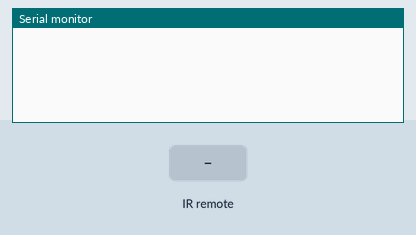
Recording of a sketch running on a simulated Arduino Uno, built with avr-gcc and run on an emulated ATmega328P. Shown: the last lines printed to the serial monitor. Inputs (shaded band) come from the test bench.

Above: at 1.2 s.
1.3 s: infrared code 0xFF6897 received
At 2.5 s:
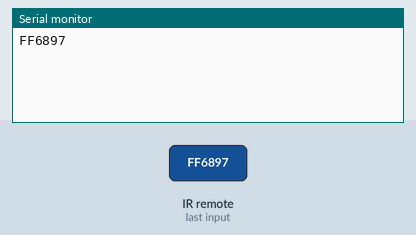
At 3.9 s:
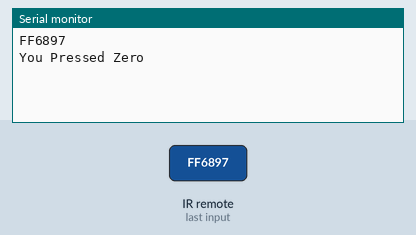

Measured:
- after the input at 1.3 s, the serial monitor: prints a new line at once (image 1)

The sketch:

irRemote.ino
```cpp
#include <IRremote.h>
int IRpin=9;
IRrecv IR (IRpin);
decode_results cmd;
String myCom;
void setup() {
 Serial.begin(9600);
 IR.enableIRIn();

}

void loop() {
  while(IR.decode(&cmd)==0){

  }
Serial.println(cmd.value,HEX);
delay(1500);
IR.resume();
if (cmd.value == 0xFF6897){
  Serial.println("You Pressed Zero");
}
}
```
